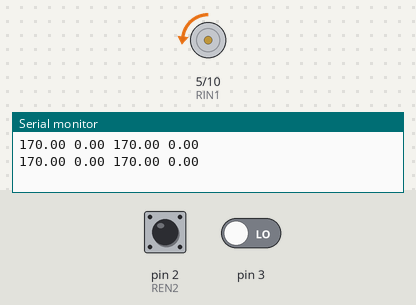
Bench run of a sketch on a simulated Arduino Uno, built with avr-gcc and run on an emulated ATmega328P. Parts: motor-driver pin pairs drawn as motors (green arrow = first pin HIGH = forward, orange = second pin HIGH = backward, longer = more drive), the last lines printed to the serial monitor. Inputs (shaded band) come from the test bench; at power-on: pin 3 LOW, pin 2 (REN2) HIGH.

Above: at 0.05 s.
At 0.47 s:
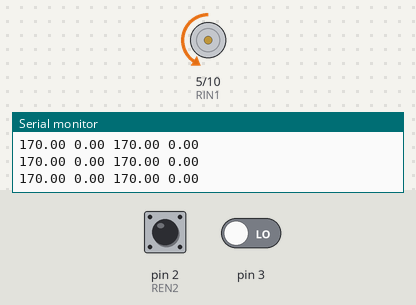
At 1.2 s:
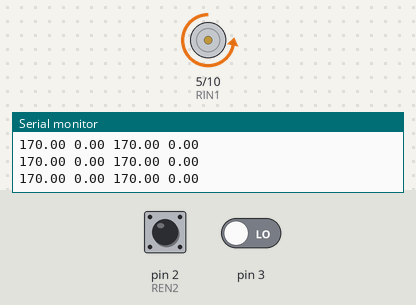
1.3 s: pin 3 driven HIGH
Timing chart, 0 to 4.3 s (numbered marks = the images above; inputs shaded):
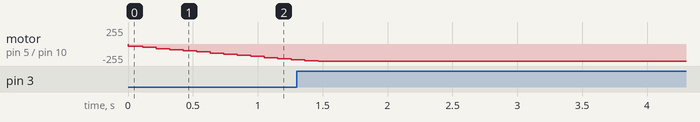

The sketch:

turtle.ino
```cpp
// Imports - ensure libraries are installed
#include <PID_v1.h>

// Motors
const int LIN1 = 6;  // L CW
const int LIN2 = 9;  // L ACW
const int RIN1 = 5;  // R ACW
const int RIN2 = 10; // R CW

// Encoders
const int LEN1 = 3; // L
const int LEN2 = 7; // L
volatile int prevCL = 0, countL = 0;
unsigned long period = 100, nextTL = period;
int encoderSpeedL;

const int REN1 = 4; // R
const int REN2 = 2; // R
volatile int prevCR = 0, countR = 0;
unsigned long nextTR = period;
int encoderSpeedR;

int ECLinear = 0; // target ticks/100ms
int ECAngL = 0; // target ticks/100ms
int ECAngR = 0; // target ticks/100ms

// Linear measurements
const int ticksPerWR = 852;
const double wheelCircumference = .2;
const double distanceBetweenTheWheels = .165;
const float Pi = 3.14159265259;
const double circleCircumference = distanceBetweenTheWheels*Pi;
const double minEncCount = 0;
const double maxEncCount = 213;

// PID
double Kp=.1, Ki=1, Kd=.1;
double SetpointL, InputL, OutputL, SetpointR, InputR, OutputR;
PID leftPID(&InputL, &OutputL, &SetpointL, Kp, Ki, Kd, DIRECT);
PID rightPID(&InputR, &OutputR, &SetpointR, Kp, Ki, Kd, DIRECT);

// SETUP
void setup()
{
  Serial.begin(9600);
  pinMode(REN1, INPUT_PULLUP);
  pinMode(REN2, INPUT_PULLUP);
  pinMode(LEN2, INPUT_PULLUP);
  pinMode(LEN2, INPUT_PULLUP);
  leftPID.SetMode(AUTOMATIC);
  rightPID.SetMode(AUTOMATIC);
  attachInterrupt(0, interruptL, CHANGE);
  attachInterrupt(1, interruptR, CHANGE);
}

// LOOP
void loop()
{
  moveTurtle(.4, 0);
}

// Move Turtle
void moveTurtle(double linear_x, double angular_z) {
  setAngular(linear_x, angular_z);
  setLinear(linear_x);
}

// Angular direction & velocity
void setAngular(double lx, double az) {
  int ECAng = az*(ticksPerWR*(circleCircumference/wheelCircumference)/(2*Pi))/10;
  if (az > 0) {
    if (lx >= 0){
      ECAngL = ECAng;
      ECAngR = 0;
    } else {
      ECAngL = 0;
      ECAngR = ECAng;
    }
  } else if (az < 0) {
    if (lx >= 0) {
      ECAngL = 0;
      ECAngR = -ECAng;
    } else {
      ECAngL = -ECAng;
      ECAngR = 0;
    }
  } else {
    ECAngL = 0;
    ECAngR = 0;
  }
}

// Linear direction &  velocity
void setLinear(double lx){
    ECLinear = lx*(ticksPerWR/wheelCircumference)/10; // ticks/100ms
  if (ECLinear >= 0) {
    leftMotor('L');
    rightMotor('R');
  } else if (ECLinear < 0){
    ECLinear = -ECLinear;
    leftMotor('R');
    rightMotor('L');
  } else {
     leftMotor('stop');
     rightMotor('stop');
  }
}

// Left Motor
 void leftMotor(char d){
  SetpointL = ECLinear + ECAngL/2 - ECAngR/2;
  InputL = getEncoderSpeed('L');
  leftPID.Compute();
  Serial.print(SetpointL);
  Serial.print(" ");
  Serial.print(InputL);
  Serial.print(" ");
  if (d=='L'){
    analogWrite(LIN1, 0);
    analogWrite(LIN2, OutputL);
  } else if (d=='R') {
    analogWrite(LIN1, OutputL);
    analogWrite(LIN2, 0);
  } else {
    analogWrite(LIN1, 0);
    analogWrite(LIN2, 0);
  }
}

// Right Motor
void rightMotor(char d){
  SetpointR = ECLinear - ECAngL/2 + ECAngR/2;
  InputR = getEncoderSpeed('R');
  rightPID.Compute();
  Serial.print(SetpointR);
  Serial.print(" ");
  Serial.println(InputR);
  if (d=='R'){
    analogWrite(RIN1, 0);
    analogWrite(RIN2, OutputR);
  } else if (d=='L') {
    analogWrite(RIN1, OutputR);
    analogWrite(RIN2, 0);
  } else {
    analogWrite(RIN1, 0);
    analogWrite(RIN2, 0);
  }
}

//Interrupts - read pulse and update count
void interruptR() { countR++; }
void interruptL() { countL++; }

// Ecoder speed - return ticks/100ms
int getEncoderSpeed(char motor) {
  unsigned long currT = millis();
  if (motor=='L') {
    if (currT >= nextTL){
      noInterrupts();
      int currentCount = countL;
      interrupts();
      encoderSpeedL = currentCount - prevCL; // ticks/100ms
      prevCL = currentCount;
      nextTL = currT + period;
      return encoderSpeedL;
    } else {
      return encoderSpeedL;
    }
  } else if (motor=='R'){
     if (currT >= nextTR){
      noInterrupts();
      int currentCount = countR;
      interrupts();
      encoderSpeedR = currentCount - prevCR; // ticks/100ms
      prevCR = currentCount;
      nextTR = currT + period;
      return encoderSpeedR;
    } else {
      return encoderSpeedR;
    }
  }
}
```
